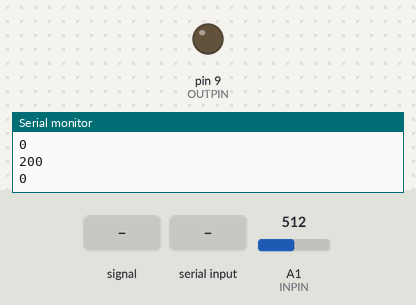
A sketch run on a simulated Arduino Uno, built with avr-gcc and run on an emulated ATmega328P. Parts: output pins drawn as LEDs (lit = HIGH), the last lines printed to the serial monitor. The test bench sets the inputs (shaded band); at power-on: A1 (INPIN) = 512.

Above: at 1.2 s.
1.3 s: A1 (INPIN) fed a 200 Hz sine of ±81 counts around its level
At 2.6 s:
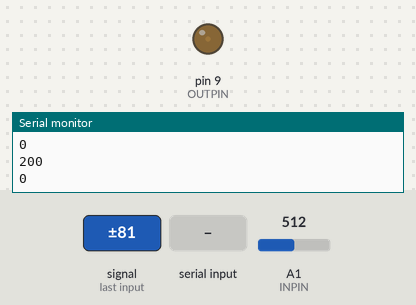
2.9 s: "90,45\n" received over Serial
At 3.08 s:
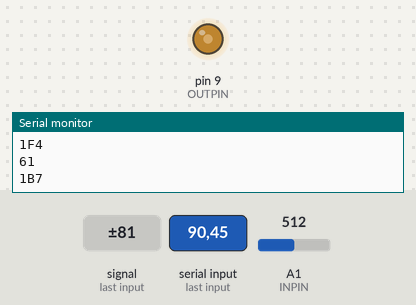
5.9 s: A1 (INPIN) set to 716
7.8 s: "30,150\n" received over Serial
At 8.1 s:
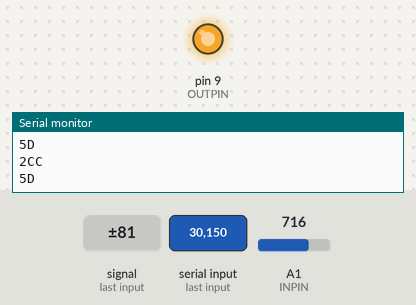
Timing chart, 0 to 10.3 s (numbered marks = the images above; inputs shaded):
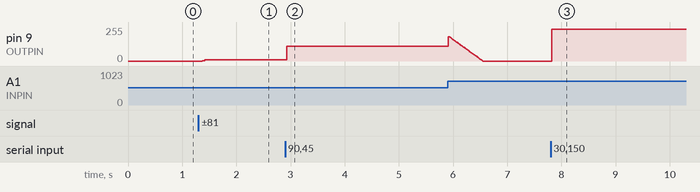

The sketch:

arduino_parte1.ino
```cpp
#include <avr/interrupt.h>
#include <avr/io.h>
//#include <math.h>

//Constantes para a conversão tensão lida-lux
#define RBASE 65078.575
#define EXPO 1.4241

//Pinos usados
#define OUTPIN 9
#define INPIN 1

#define NSAMPLE 3 //Nº de amostragens por ciclo, para calcular a média
#define MAX_REF 3 //Nº de carateres da referência

//Nº de amostras a enviar para o PC
#define DEBUG_SAMPLES 200

//Ganhos do controlador
#define Ts 0.001496
#define Kf 0.2
#define Kp 0.69
#define Ki 40
#define Kd 0.0022
#define Kw 8
#define a 0.69

int control_flag; //Flag de controlo, se == 1, então há que atuar o sistema
int ref; //Referência pedida
int left2print = DEBUG_SAMPLES; //Nº de amostras que falta enviar

double u3l_ant, u3ll_ant, e_ant; //Variáveis de estado do controlador

void timer2_init() { //Ativa as interrupções do Timer2
  TCCR2B = 0x00;        //Desativa o Timer2 durante a configuração
  TCNT2  = 68;         //Conta de 68 a 255
  TIFR2  = 0x00;        //Limpa a flag de overflow to timer
  TCCR2A = 0x00;        //Geração de onda normal
  TCCR2B = 0x05;        //Prescaler = 128: 1/16E6*(255-68)*128 = 1.496ms
  TIMSK2 = 0x01;        //Ativa interrupções de overflow
}

ISR(TIMER2_OVF_vect) { //ISR do Timer 2
  control_flag = 1; //Ativa flag => novo ciclo de controlo
  //Reinicia o Timer2
  TCNT2 = 68;           //Conta de 68 a 255
  TIFR2 = 0x00;          //Limpa a flag de overflow to timer
}

double input2lux(int vldr) { //Converte de tensões lidas para lux
  double vin = vldr*5.0/1024.0;
  double R = 50000/vin - 10000;
  return pow(RBASE/R, EXPO);
}

int compute_control(int ref, double y) { //Calcula o valor da variável de controlo
  double e, u3l, u3ll, u, unsat;

  e = ref - y; //Erro
  u3l = 1/((Kd/a)+Ts)*(Kd*(e - e_ant)+Kd/a*u3l_ant); //Derivador
  u3ll = u3ll_ant + Ki*Ts*e; //Integrador

  //Guarda valores para a próxima iteração
  e_ant = e;
  u3l_ant = u3l;
  u3ll_ant = u3ll;

  //Satura o controlo (anti-windup)
  unsat = Kf*ref + Kp*e + u3l + u3ll;
  u = constrain(unsat, 0, 100);
  u3ll_ant += Ki*Ts*Kw*(u-unsat); //Atualiza estado do integrador com o termo de anti-windup
  u += Ki*Ts*Kw*(u-unsat);
  return u;
}

int read_adc(void) { //Lê NSAMPLE amostras e calcula a média
  int i, adc = 0;
  for(i=0;i<NSAMPLE;i++)
    adc += analogRead(INPIN);
  return adc/NSAMPLE;
}

void setup() {
  Serial.begin(115200); //Inicializa a comunicação série
  pinMode(OUTPIN, OUTPUT);
  u3l_ant = u3ll_ant = e_ant = 0; //Variáveis de estado do controlador
  control_flag = 0;
  ref = 0; //Referência inicial (sistema desligado)
  //Altera a frequência do PWM
  TCCR1B &= ~0x07; //Limpa estado dos pinos 9 e 10
  TCCR1B |= 0x02; //Freq. PWM = 3921.16 Hz

  timer2_init(); //Ativa as interrupções do Timer2
}

void loop() {
  int i = 0;
  char vec[MAX_REF+1]; //Armazena a referência lida da porta série
  int c, u, y_bin;
  int new_ref = 0; //1 se recebeu nova referência
  double y;
  if (control_flag) {
    control_flag = 0; //Desativa flag

    if (Serial.available() >= 3){ //Nova referência disponível, ler
      for(i=0;i<MAX_REF;i++)
        vec[i] = Serial.read();
      vec[i] = '\0';
      new_ref = 1; //Recebemos nova referência
    }

    if (new_ref) {
      ref = atoi(vec); //Converte para inteiro
      new_ref = 0; //Nova referência lida
      left2print = DEBUG_SAMPLES; //Se recebeu nova referência, há que enviar dados para o PC
    }

    //Lê a saída do sistema
    y_bin = read_adc();
    y = input2lux(y_bin);

    u = compute_control(ref, y); //Calcula atuação
    analogWrite(OUTPIN, map(u, 0, 100, 0, 255)); //Atua o sistema

    if (left2print-- > 0) { //Envia amostras para o computador, em hexadecimal (para poupar tempo)
      Serial.print(y_bin, HEX);
      Serial.print('\n');
      Serial.print(u, HEX);
      Serial.print('\n');
    }
  }
}
```

Measured:
- after the input at 1.3 s, pin 9 (OUTPIN): 0/255 → 11/255 after 0.07 s
- after the input at 2.9 s, pin 9 (OUTPIN): 11/255 → 112/255 at once
- after the input at 7.8 s, pin 9 (OUTPIN): 0/255 → 237/255 at once
